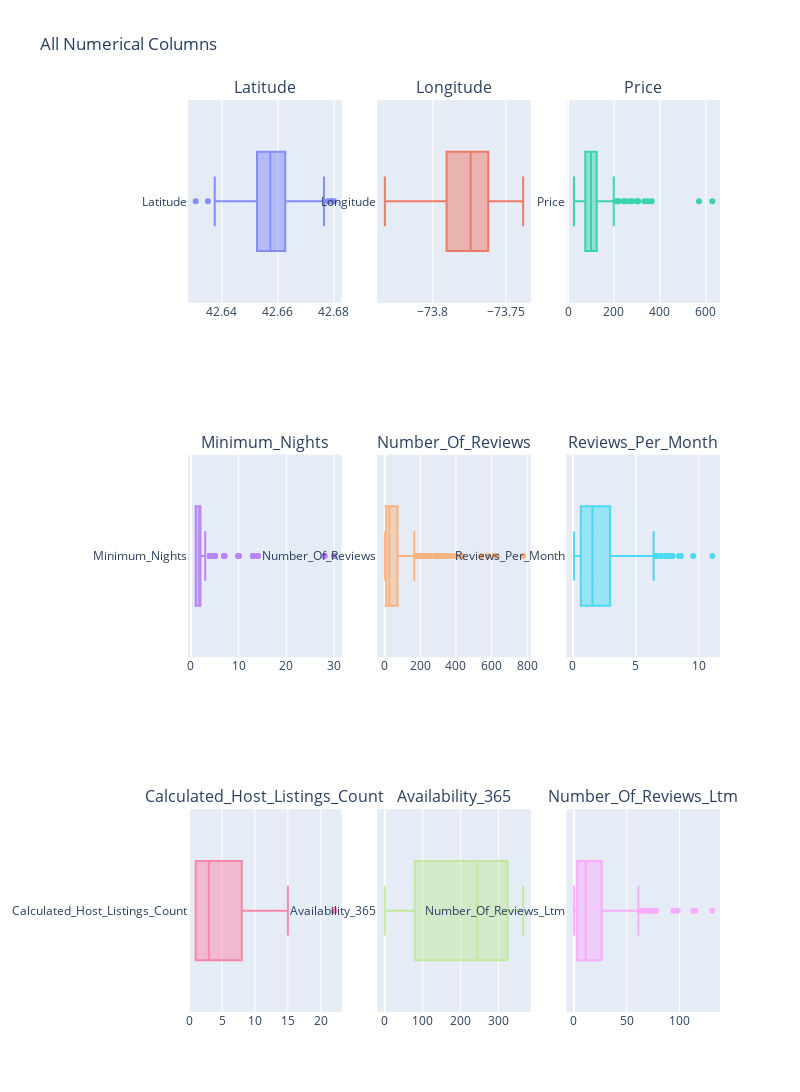

The code cell stored with this chart in its notebook:
### Markdown cell above
### Visualize Outliers

### Code cell
from plotly.subplots import make_subplots

fig = make_subplots(rows=3, cols=3 , subplot_titles = [col.title() for col in selected_columns])

for i , column in enumerate(selected_columns):
    row = (i)//3 + 1
    col = (i)%3 + 1
    
    fig.add_trace(
    go.Box(x = df[column] ,
    # histnorm='percent',
    showlegend=False,
    name=column.title(),

    # marker_color='#330C73',
    opacity=0.75
),
    row=row, col=col
    
)




fig.update_layout(height=1200, width=800, title_text="all numerical columns".title())
fig.show()

### Figure 1 — Plotly figure (JSON) as saved in the notebook; plotly's stock layout.template omitted (floating-point values rounded to 4 significant figures; data arrays with more than 128 entries replaced by an {"elided": "..."} marker saying what was removed)
{"data": [{"name": "Latitude", "opacity": 0.75, "showlegend": false, "type": "box", "x": {"elided": "325 float values"}, "xaxis": "x", "yaxis": "y"}, {"name": "Longitude", "opacity": 0.75, "showlegend": false, "type": "box", "x": {"elided": "325 float values"}, "xaxis": "x2", "yaxis": "y2"}, {"name": "Price", "opacity": 0.75, "showlegend": false, "type": "box", "x": {"elided": "325 int values"}, "xaxis": "x3", "yaxis": "y3"}, {"name": "Minimum_Nights", "opacity": 0.75, "showlegend": false, "type": "box", "x": {"elided": "325 int values"}, "xaxis": "x4", "yaxis": "y4"}, {"name": "Number_Of_Reviews", "opacity": 0.75, "showlegend": false, "type": "box", "x": {"elided": "325 int values"}, "xaxis": "x5", "yaxis": "y5"}, {"name": "Reviews_Per_Month", "opacity": 0.75, "showlegend": false, "type": "box", "x": {"elided": "325 float values"}, "xaxis": "x6", "yaxis": "y6"}, {"name": "Calculated_Host_Listings_Count", "opacity": 0.75, "showlegend": false, "type": "box", "x": {"elided": "325 int values"}, "xaxis": "x7", "yaxis": "y7"}, {"name": "Availability_365", "opacity": 0.75, "showlegend": false, "type": "box", "x": {"elided": "325 int values"}, "xaxis": "x8", "yaxis": "y8"}, {"name": "Number_Of_Reviews_Ltm", "opacity": 0.75, "showlegend": false, "type": "box", "x": {"elided": "325 int values"}, "xaxis": "x9", "yaxis": "y9"}], "layout": {"annotations": [{"font": {"size": 16}, "showarrow": false, "text": "Latitude", "x": 0.1444, "xanchor": "center", "xref": "paper", "y": 1, "yanchor": "bottom", "yref": "paper"}, {"font": {"size": 16}, "showarrow": false, "text": "Longitude", "x": 0.5, "xanchor": "center", "xref": "paper", "y": 1, "yanchor": "bottom", "yref": "paper"}, {"font": {"size": 16}, "showarrow": false, "text": "Price", "x": 0.8556, "xanchor": "center", "xref": "paper", "y": 1, "yanchor": "bottom", "yref": "paper"}, {"font": {"size": 16}, "showarrow": false, "text": "Minimum_Nights", "x": 0.1444, "xanchor": "center", "xref": "paper", "y": 0.6111, "yanchor": "bottom", "yref": "paper"}, {"font": {"size": 16}, "showarrow": false, "text": "Number_Of_Reviews", "x": 0.5, "xanchor": "center", "xref": "paper", "y": 0.6111, "yanchor": "bottom", "yref": "paper"}, {"font": {"size": 16}, "showarrow": false, "text": "Reviews_Per_Month", "x": 0.8556, "xanchor": "center", "xref": "paper", "y": 0.6111, "yanchor": "bottom", "yref": "paper"}, {"font": {"size": 16}, "showarrow": false, "text": "Calculated_Host_Listings_Count", "x": 0.1444, "xanchor": "center", "xref": "paper", "y": 0.2222, "yanchor": "bottom", "yref": "paper"}, {"font": {"size": 16}, "showarrow": false, "text": "Availability_365", "x": 0.5, "xanchor": "center", "xref": "paper", "y": 0.2222, "yanchor": "bottom", "yref": "paper"}, {"font": {"size": 16}, "showarrow": false, "text": "Number_Of_Reviews_Ltm", "x": 0.8556, "xanchor": "center", "xref": "paper", "y": 0.2222, "yanchor": "bottom", "yref": "paper"}], "height": 1200, "title": {"text": "All Numerical Columns"}, "width": 800, "xaxis": {"anchor": "y", "autorange": true, "domain": [0, 0.2889], "range": [42.63, 42.68], "type": "linear"}, "xaxis2": {"anchor": "y2", "autorange": true, "domain": [0.3556, 0.6444], "range": [-73.84, -73.73], "type": "linear"}, "xaxis3": {"anchor": "y3", "autorange": true, "domain": [0.7111, 1], "range": [-7.444, 661.4], "type": "linear"}, "xaxis4": {"anchor": "y4", "autorange": true, "domain": [0, 0.2889], "range": [-0.6111, 31.61], "type": "linear"}, "xaxis5": {"anchor": "y5", "autorange": true, "domain": [0.3556, 0.6444], "range": [-42.11, 820.1], "type": "linear"}, "xaxis6": {"anchor": "y6", "autorange": true, "domain": [0.7111, 1], "range": [-0.5311, 11.69], "type": "linear"}, "xaxis7": {"anchor": "y7", "autorange": true, "domain": [0, 0.2889], "range": [-0.1667, 23.17], "type": "linear"}, "xaxis8": {"anchor": "y8", "autorange": true, "domain": [0.3556, 0.6444], "range": [-20.28, 385.3], "type": "linear"}, "xaxis9": {"anchor": "y9", "autorange": true, "domain": [0.7111, 1], "range": [-7.278, 138.3], "type": "linear"}, "yaxis": {"anchor": "x", "autorange": true, "domain": [0.7778, 1], "range": [-0.5, 0.5], "type": "category"}, "yaxis2": {"anchor": "x2", "autorange": true, "domain": [0.7778, 1], "range": [-0.5, 0.5], "type": "category"}, "yaxis3": {"anchor": "x3", "autorange": true, "domain": [0.7778, 1], "range": [-0.5, 0.5], "type": "category"}, "yaxis4": {"anchor": "x4", "autorange": true, "domain": [0.3889, 0.6111], "range": [-0.5, 0.5], "type": "category"}, "yaxis5": {"anchor": "x5", "autorange": true, "domain": [0.3889, 0.6111], "range": [-0.5, 0.5], "type": "category"}, "yaxis6": {"anchor": "x6", "autorange": true, "domain": [0.3889, 0.6111], "range": [-0.5, 0.5], "type": "category"}, "yaxis7": {"anchor": "x7", "autorange": true, "domain": [0, 0.2222], "range": [-0.5, 0.5], "type": "category"}, "yaxis8": {"anchor": "x8", "autorange": true, "domain": [0, 0.2222], "range": [-0.5, 0.5], "type": "category"}, "yaxis9": {"anchor": "x9", "autorange": true, "domain": [0, 0.2222], "range": [-0.5, 0.5], "type": "category"}}}
